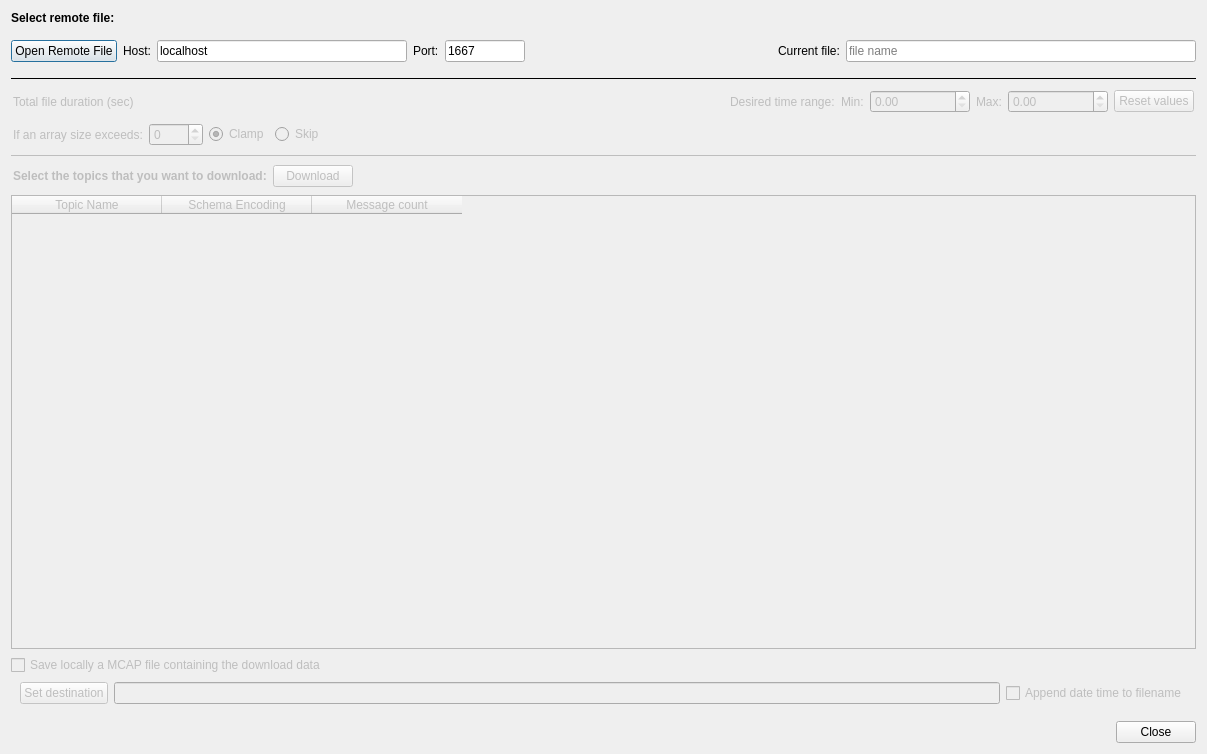
<?xml version="1.0" encoding="UTF-8"?>
<ui version="4.0">
 <class>RemoteLoad</class>
 <widget class="QDialog" name="RemoteLoad">
  <property name="geometry">
   <rect>
    <x>0</x>
    <y>0</y>
    <width>1207</width>
    <height>754</height>
   </rect>
  </property>
  <property name="windowTitle">
   <string>Dialog</string>
  </property>
  <layout class="QVBoxLayout" name="verticalLayout" stretch="0,0,0,0,0">
   <item>
    <widget class="QLabel" name="label">
     <property name="font">
      <font>
       <bold>true</bold>
      </font>
     </property>
     <property name="text">
      <string>Select remote file:</string>
     </property>
    </widget>
   </item>
   <item>
    <widget class="QWidget" name="widgetFile" native="true">
     <layout class="QHBoxLayout" name="horizontalLayout" stretch="0,0,1,0,0,2,0,1">
      <property name="leftMargin">
       <number>0</number>
      </property>
      <property name="rightMargin">
       <number>0</number>
      </property>
      <item>
       <widget class="QPushButton" name="buttonOpenFile">
        <property name="text">
         <string>Open Remote File</string>
        </property>
       </widget>
      </item>
      <item>
       <widget class="QLabel" name="label_6">
        <property name="text">
         <string>Host:</string>
        </property>
       </widget>
      </item>
      <item>
       <widget class="QLineEdit" name="lineHost">
        <property name="minimumSize">
         <size>
          <width>250</width>
          <height>0</height>
         </size>
        </property>
        <property name="maximumSize">
         <size>
          <width>16777215</width>
          <height>16777215</height>
         </size>
        </property>
        <property name="text">
         <string>localhost</string>
        </property>
        <property name="readOnly">
         <bool>false</bool>
        </property>
        <property name="placeholderText">
         <string>IP address</string>
        </property>
       </widget>
      </item>
      <item>
       <widget class="QLabel" name="label_7">
        <property name="text">
         <string>Port:</string>
        </property>
       </widget>
      </item>
      <item>
       <widget class="QLineEdit" name="linePort">
        <property name="maximumSize">
         <size>
          <width>80</width>
          <height>16777215</height>
         </size>
        </property>
        <property name="text">
         <string>1667</string>
        </property>
       </widget>
      </item>
      <item>
       <spacer name="horizontalSpacer_2">
        <property name="orientation">
         <enum>Qt::Horizontal</enum>
        </property>
        <property name="sizeHint" stdset="0">
         <size>
          <width>40</width>
          <height>20</height>
         </size>
        </property>
       </spacer>
      </item>
      <item>
       <widget class="QLabel" name="label_8">
        <property name="text">
         <string>Current file:</string>
        </property>
       </widget>
      </item>
      <item>
       <widget class="QLineEdit" name="lineFilename">
        <property name="minimumSize">
         <size>
          <width>350</width>
          <height>0</height>
         </size>
        </property>
        <property name="readOnly">
         <bool>true</bool>
        </property>
        <property name="placeholderText">
         <string>file name</string>
        </property>
       </widget>
      </item>
     </layout>
    </widget>
   </item>
   <item>
    <widget class="Line" name="line">
     <property name="frameShadow">
      <enum>QFrame::Plain</enum>
     </property>
     <property name="orientation">
      <enum>Qt::Horizontal</enum>
     </property>
    </widget>
   </item>
   <item>
    <widget class="QWidget" name="widgetTopics" native="true">
     <property name="enabled">
      <bool>false</bool>
     </property>
     <layout class="QVBoxLayout" name="verticalLayout_2">
      <property name="leftMargin">
       <number>0</number>
      </property>
      <property name="topMargin">
       <number>2</number>
      </property>
      <property name="rightMargin">
       <number>0</number>
      </property>
      <property name="bottomMargin">
       <number>2</number>
      </property>
      <item>
       <widget class="QWidget" name="widgetTimeRange" native="true">
        <property name="minimumSize">
         <size>
          <width>0</width>
          <height>20</height>
         </size>
        </property>
        <layout class="QHBoxLayout" name="horizontalLayout_2">
         <property name="leftMargin">
          <number>2</number>
         </property>
         <property name="topMargin">
          <number>2</number>
         </property>
         <property name="rightMargin">
          <number>2</number>
         </property>
         <property name="bottomMargin">
          <number>2</number>
         </property>
         <item>
          <widget class="QLabel" name="label_3">
           <property name="font">
            <font>
             <bold>false</bold>
            </font>
           </property>
           <property name="text">
            <string>Total file duration (sec)</string>
           </property>
          </widget>
         </item>
         <item>
          <widget class="QLabel" name="labelMaxTime">
           <property name="text">
            <string/>
           </property>
          </widget>
         </item>
         <item>
          <spacer name="horizontalSpacer">
           <property name="orientation">
            <enum>Qt::Horizontal</enum>
           </property>
           <property name="sizeHint" stdset="0">
            <size>
             <width>40</width>
             <height>20</height>
            </size>
           </property>
          </spacer>
         </item>
         <item>
          <widget class="QLabel" name="label_11">
           <property name="toolTip">
            <string>&lt;html&gt;&lt;head/&gt;&lt;body&gt;&lt;p&gt;Select the minimum and maximum time that you want to Load.&lt;/p&gt;&lt;p&gt;Time is in second and relative to the beginning of the file.&lt;/p&gt;&lt;/body&gt;&lt;/html&gt;</string>
           </property>
           <property name="text">
            <string>Desired time range:</string>
           </property>
          </widget>
         </item>
         <item>
          <widget class="QLabel" name="label_4">
           <property name="text">
            <string>Min:</string>
           </property>
          </widget>
         </item>
         <item>
          <widget class="QDoubleSpinBox" name="timeMin">
           <property name="minimumSize">
            <size>
             <width>100</width>
             <height>0</height>
            </size>
           </property>
          </widget>
         </item>
         <item>
          <widget class="QLabel" name="label_5">
           <property name="text">
            <string>Max:</string>
           </property>
          </widget>
         </item>
         <item>
          <widget class="QDoubleSpinBox" name="timeMax">
           <property name="minimumSize">
            <size>
             <width>100</width>
             <height>0</height>
            </size>
           </property>
          </widget>
         </item>
         <item>
          <widget class="QPushButton" name="buttonResetTimes">
           <property name="text">
            <string>Reset values</string>
           </property>
          </widget>
         </item>
        </layout>
       </widget>
      </item>
      <item>
       <widget class="QWidget" name="widget" native="true">
        <layout class="QHBoxLayout" name="horizontalLayout_4">
         <property name="leftMargin">
          <number>2</number>
         </property>
         <property name="topMargin">
          <number>2</number>
         </property>
         <property name="rightMargin">
          <number>2</number>
         </property>
         <property name="bottomMargin">
          <number>2</number>
         </property>
         <item>
          <widget class="QLabel" name="label_9">
           <property name="text">
            <string>If an array size exceeds:</string>
           </property>
          </widget>
         </item>
         <item>
          <widget class="QSpinBox" name="spinBox">
           <property name="minimum">
            <number>0</number>
           </property>
           <property name="maximum">
            <number>9999</number>
           </property>
          </widget>
         </item>
         <item>
          <widget class="QRadioButton" name="radioClamp">
           <property name="text">
            <string>Clamp</string>
           </property>
           <property name="checked">
            <bool>true</bool>
           </property>
          </widget>
         </item>
         <item>
          <widget class="QRadioButton" name="radioSkip">
           <property name="text">
            <string>Skip</string>
           </property>
          </widget>
         </item>
         <item>
          <spacer name="horizontalSpacer_4">
           <property name="orientation">
            <enum>Qt::Horizontal</enum>
           </property>
           <property name="sizeHint" stdset="0">
            <size>
             <width>40</width>
             <height>20</height>
            </size>
           </property>
          </spacer>
         </item>
        </layout>
       </widget>
      </item>
      <item>
       <widget class="Line" name="line_2">
        <property name="frameShadow">
         <enum>QFrame::Plain</enum>
        </property>
        <property name="orientation">
         <enum>Qt::Horizontal</enum>
        </property>
       </widget>
      </item>
      <item>
       <widget class="QWidget" name="widget" native="true">
        <layout class="QHBoxLayout" name="horizontalLayout_3">
         <property name="leftMargin">
          <number>2</number>
         </property>
         <property name="topMargin">
          <number>2</number>
         </property>
         <property name="rightMargin">
          <number>2</number>
         </property>
         <property name="bottomMargin">
          <number>2</number>
         </property>
         <item>
          <widget class="QLabel" name="label_2">
           <property name="font">
            <font>
             <italic>false</italic>
             <bold>true</bold>
            </font>
           </property>
           <property name="text">
            <string>Select the topics that you want to download:</string>
           </property>
          </widget>
         </item>
         <item>
          <widget class="QPushButton" name="buttonLoadData">
           <property name="text">
            <string>Download</string>
           </property>
          </widget>
         </item>
         <item>
          <spacer name="horizontalSpacer_3">
           <property name="orientation">
            <enum>Qt::Horizontal</enum>
           </property>
           <property name="sizeHint" stdset="0">
            <size>
             <width>40</width>
             <height>20</height>
            </size>
           </property>
          </spacer>
         </item>
        </layout>
       </widget>
      </item>
      <item>
       <widget class="QTableWidget" name="tableWidget">
        <property name="editTriggers">
         <set>QAbstractItemView::NoEditTriggers</set>
        </property>
        <property name="selectionBehavior">
         <enum>QAbstractItemView::SelectRows</enum>
        </property>
        <property name="sortingEnabled">
         <bool>true</bool>
        </property>
        <attribute name="horizontalHeaderCascadingSectionResizes">
         <bool>false</bool>
        </attribute>
        <attribute name="horizontalHeaderDefaultSectionSize">
         <number>150</number>
        </attribute>
        <attribute name="horizontalHeaderShowSortIndicator" stdset="0">
         <bool>true</bool>
        </attribute>
        <attribute name="horizontalHeaderStretchLastSection">
         <bool>false</bool>
        </attribute>
        <attribute name="verticalHeaderVisible">
         <bool>false</bool>
        </attribute>
        <column>
         <property name="text">
          <string>Topic Name</string>
         </property>
        </column>
        <column>
         <property name="text">
          <string>Schema Encoding</string>
         </property>
        </column>
        <column>
         <property name="text">
          <string>Message count</string>
         </property>
        </column>
       </widget>
      </item>
      <item>
       <widget class="QCheckBox" name="checkBoxSaveMCAP">
        <property name="text">
         <string>Save locally a MCAP file containing the download data</string>
        </property>
       </widget>
      </item>
      <item>
       <widget class="QWidget" name="widgetSave" native="true">
        <layout class="QHBoxLayout" name="horizontalLayout_5">
         <property name="topMargin">
          <number>1</number>
         </property>
         <item>
          <widget class="QPushButton" name="buttonSaveDestination">
           <property name="text">
            <string>Set destination</string>
           </property>
          </widget>
         </item>
         <item>
          <widget class="QLineEdit" name="lineDestination"/>
         </item>
         <item>
          <widget class="QCheckBox" name="checkBoxAppendDate">
           <property name="text">
            <string>Append date time to filename</string>
           </property>
          </widget>
         </item>
        </layout>
       </widget>
      </item>
     </layout>
    </widget>
   </item>
   <item>
    <widget class="QDialogButtonBox" name="buttonBox">
     <property name="orientation">
      <enum>Qt::Horizontal</enum>
     </property>
     <property name="standardButtons">
      <set>QDialogButtonBox::Close</set>
     </property>
    </widget>
   </item>
  </layout>
 </widget>
 <resources/>
 <connections>
  <connection>
   <sender>buttonBox</sender>
   <signal>accepted()</signal>
   <receiver>RemoteLoad</receiver>
   <slot>accept()</slot>
   <hints>
    <hint type="sourcelabel">
     <x>248</x>
     <y>254</y>
    </hint>
    <hint type="destinationlabel">
     <x>157</x>
     <y>274</y>
    </hint>
   </hints>
  </connection>
  <connection>
   <sender>buttonBox</sender>
   <signal>rejected()</signal>
   <receiver>RemoteLoad</receiver>
   <slot>reject()</slot>
   <hints>
    <hint type="sourcelabel">
     <x>316</x>
     <y>260</y>
    </hint>
    <hint type="destinationlabel">
     <x>286</x>
     <y>274</y>
    </hint>
   </hints>
  </connection>
 </connections>
</ui>
